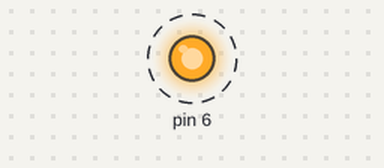
Simulated run of this sketch. Board: Arduino Uno, built with avr-gcc and run on an emulated ATmega328P. Parts: output pins drawn as LEDs (lit = HIGH). Dashed ring = blinking.

Above: at 0.05 s.
Timing chart, 0 to 3.0 s (numbered marks = the images above):
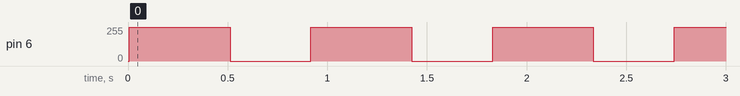

Measured:
- by itself, pin 6: alternates 255/255 for 0.51 s and 0/255 for 0.41 s

The sketch:

sketch_sep25a.ino
```cpp
void setup() {
    pinMode(6,OUTPUT);

}

void loop() {

float a=0.1;

  for(float t=1; t<256; t=t+1){

   analogWrite(6,t);
   delay(a);

    }

 {   analogWrite(6,255);
   delay(500);

      }


   for(float t=255; t>1; t=t-1){

   analogWrite(6,t);
   delay(a);
    }
    {   analogWrite(6,0);
   delay(400);

      }


}
```
